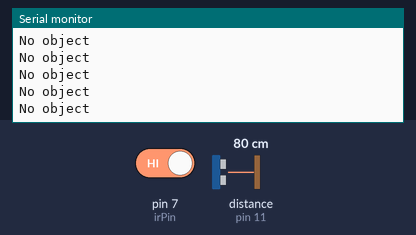
This sketch was run on a simulated Arduino Uno, built with avr-gcc and run on an emulated ATmega328P. Parts: the last lines printed to the serial monitor. Inputs (shaded band) come from the test bench; at power-on: pin 7 (irPin) HIGH, distance to the obstacle (sensor on pin 11) 80 cm. The echo pulse lasts 58.3 µs per cm.

Above: at 1.2 s.
1.3 s: pin 7 (irPin) driven LOW
At 1.56 s:
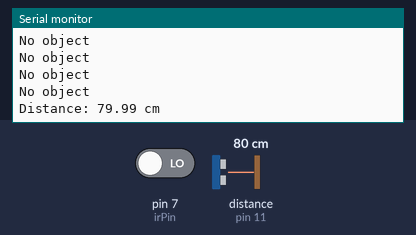
3.3 s: distance to the obstacle (sensor on pin 11) set to 2 cm
At 3.41 s:
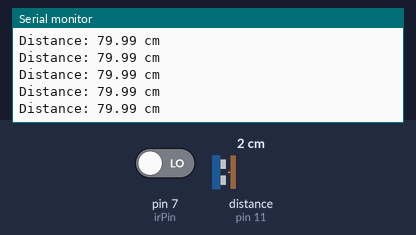
4.8 s: distance to the obstacle (sensor on pin 11) set to 4 cm
At 4.82 s:
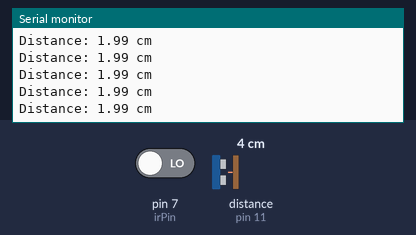
6.3 s: distance to the obstacle (sensor on pin 11) set to 9 cm
At 6.43 s:
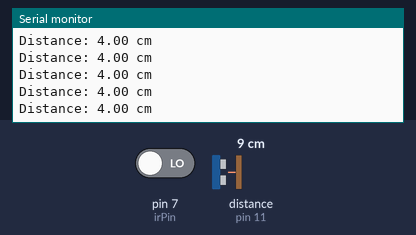
Timing chart, 0 to 9.3 s (numbered marks = the images above; inputs shaded):
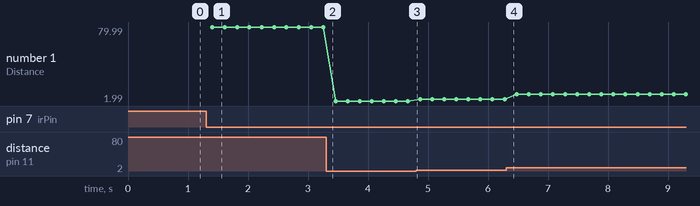

The sketch:

ultrasonic_ir_sensor.ino
```cpp
const int trigPin = 10;
const int echoPin = 11;
const int irPin = 7;

long duration;
float distance;

void setup() {
  pinMode(trigPin, OUTPUT);
  pinMode(echoPin, INPUT);
  pinMode(irPin, INPUT);

  Serial.begin(115200);
}

void loop() {
  if (digitalRead(irPin) == LOW) {   // Object detected by IR

    digitalWrite(trigPin, LOW);
    delayMicroseconds(2);

    digitalWrite(trigPin, HIGH);
    delayMicroseconds(10);

    digitalWrite(trigPin, LOW);

    duration = pulseIn(echoPin, HIGH);

    distance = duration * 0.0343 / 2.0;

    Serial.print("Distance: ");
    Serial.print(distance);
    Serial.println(" cm");

  } else {
    Serial.println("No object");
  }

  delay(200);
}
```

Measured:
- after the input at 1.3 s, the serial monitor: prints a new line after 0.11 s (image 1)
- plotted number 1: 79.99 → 1.99 after the input at 3.3 s, 1.99 → 4 after the input at 4.8 s, 4 → 8.99 after the input at 6.3 s
